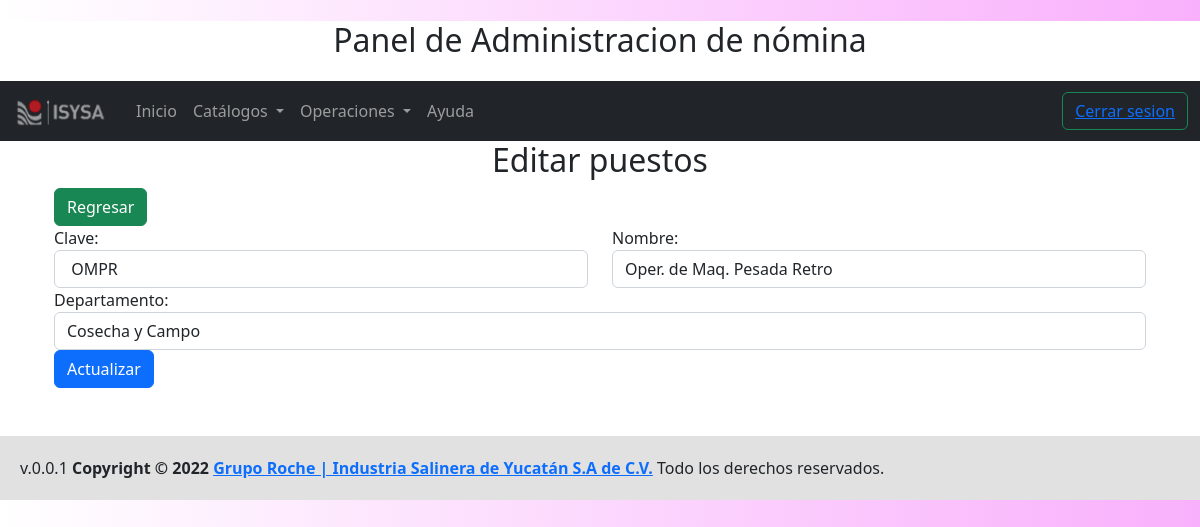
/admin-puesto/actualizar?id=1 (signed in), run on the app's committed database.
### tables this page shows
CREATE TABLE IF NOT EXISTS `puesto` (
  `id` int(2) NOT NULL AUTO_INCREMENT,
  `puesto_clave` char(15) NOT NULL,
  `puesto_nombre` varchar(60) NOT NULL,
  `departamento_id` int(1) NOT NULL,
  PRIMARY KEY (`id`),
  KEY `departamento_id_idx` (`departamento_id`)
);

CREATE TABLE IF NOT EXISTS `departamento` (
  `id` int(1) NOT NULL AUTO_INCREMENT,
  `depto_nombre` varchar(45) NOT NULL,
  PRIMARY KEY (`id`)
);

### views/admin/puesto/formulario.php (the view, shortened to what the rows shown need)
<div class="row">
    <div class="form-group col">
         <label  for="puesto_clave">Clave:</label>
         <input type="text" class="form-control" id='puesto_clave' name="puesto_clave" placeholder="Añade una identificador.." value="<?php echo $puesto->puesto_clave;?>"/>
    </div>
    <div class="form-group col">
         <label  for="puesto_nombre">Nombre:</label>
         <input type="text" class="form-control" id='puesto_nombre' name="puesto_nombre" placeholder="Añade nombre de turno.." value="<?php echo $puesto->puesto_nombre;?>"/>
    </div>
</div>
<div class="row">
    <div class="form-group col">
        <label  for="departamento_id">Departamento:</label>
        <select name="departamento_id" id="departamento_id" class="form-control">
            <?php foreach($departamento as $departamento) { ?>
                <option <?php echo $puesto->departamento_id === $departamento->id ? 'selected' : '' ?> value="<?php echo s($departamento->id); ?>"><?php echo s($departamento->depto_nombre) ; ?>
            <?php  } ?>
        </select>
    </div>
</div>

### data on the page
puesto: puesto_clave "OMPR", puesto_nombre "Oper. de Maq. Pesada Retro", departamento_id "Cosecha y Campo"
